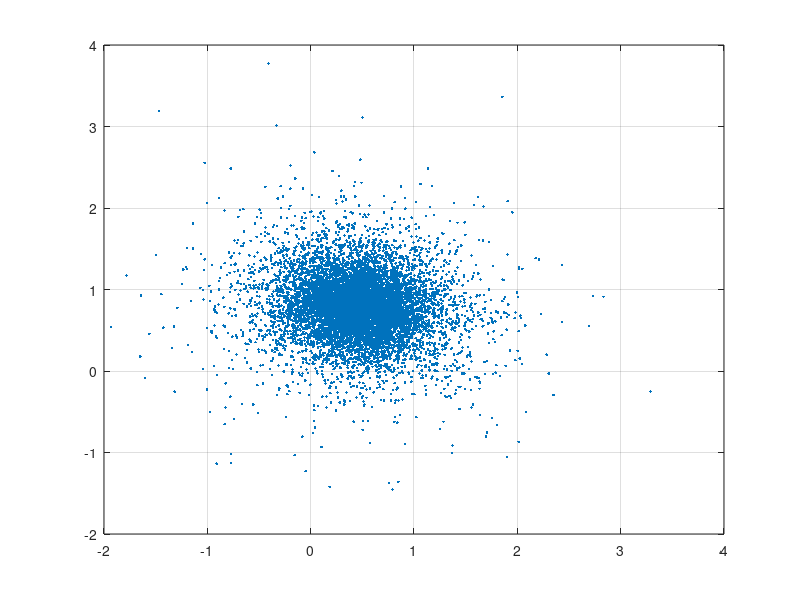
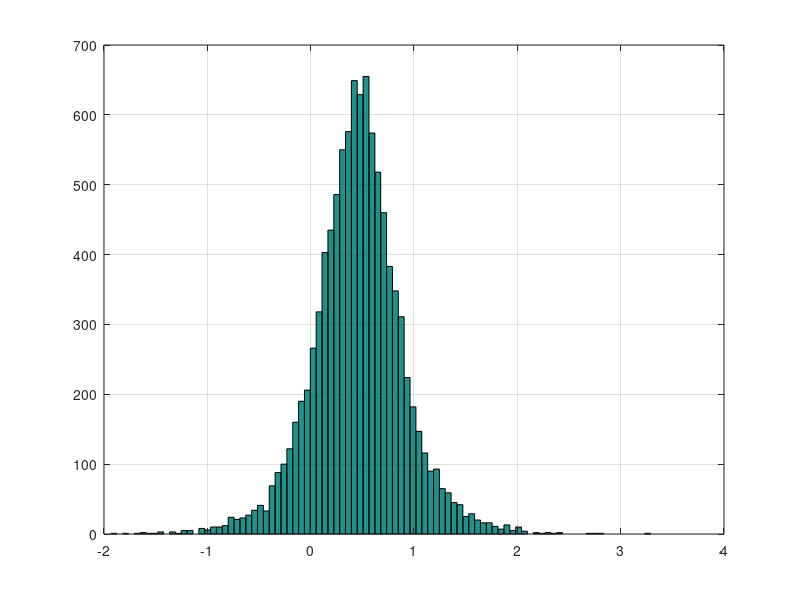

MATLAB code for these plots, in order:
% this script decomposes the N-variate normal distribution into its norm and uniform components
% then it uses the uniform component to generate an elliptical
% distribution with location parameter Mu and dispersion parameter Sigma
% see "Risk and Asset Allocation"-Springer (2005), by A. Meucci

clc; clear; close all


%%%%%%%%%%%%%%%%%%%%%%%%%%%%%%%%%%%%%%%%%%%%%%%%%%%%%%%%%%%%%%%%%%%%%%%%%%%%%%%%%%%%%%%%%%%%%%%%%%%%%%%%%%%%%%%%%%
N=30;
Mu=rand(N,1);
A=rand(N,N)-.5;
Sigma=A*A';

NumSimul=10000;
%%%%%%%%%%%%%%%%%%%%%%%%%%%%%%%%%%%%%%%%%%%%%%%%%%%%%%%%%%%%%%%%%%%%%%%%%%%%%%%%%%%%%%%%%%%%%%%%%%%%%%%%%%%%%%%%%%

Y = mvnrnd(zeros(N,1),eye(N),NumSimul);

Norm_Y = sqrt(sum(Y.*Y,2));     
U = Y./(Norm_Y*ones(1,N));      % uniform distribution on unit sphere

nu=.1;
tau=.2;
R = lognrnd(nu,tau,NumSimul,1).^2; % radial distribution (arbitrary)
X = ones(NumSimul,1)*Mu' + (R*ones(1,N)).*(U*A');   % N-variate elliptical distribution 

%%%%%%%%%%%%%%%%%%%%%%%%%%%%%%%%%%%%%%%%%%%%%%%%%%%%%%%%%%%%%%%%%%%%%%%%%%%%%%%%%%%%%%%%%%%%%%%%%%%%%%%%%%%%%%%%%%
% plots
% visualize projection on m-n coordinates
m=1;
n=3;
figure
plot(X(:,m),X(:,n),'.')
grid on

% visualize n-th marginal
n=1;
NumBins=round(10*log(NumSimul));
figure
hist(X(:,n),NumBins);
grid on
